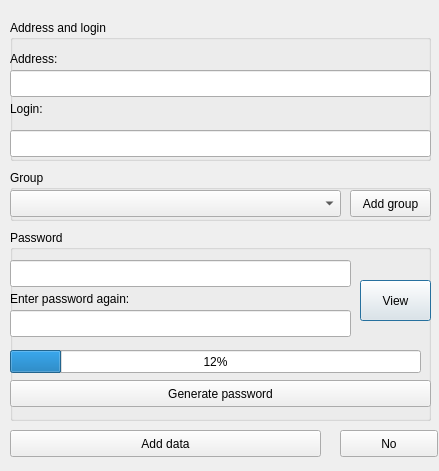
<?xml version="1.0" encoding="UTF-8"?>
<ui version="4.0">
 <class>Dialog</class>
 <widget class="QDialog" name="Dialog">
  <property name="geometry">
   <rect>
    <x>0</x>
    <y>0</y>
    <width>439</width>
    <height>471</height>
   </rect>
  </property>
  <property name="sizePolicy">
   <sizepolicy hsizetype="Fixed" vsizetype="Fixed">
    <horstretch>0</horstretch>
    <verstretch>0</verstretch>
   </sizepolicy>
  </property>
  <property name="minimumSize">
   <size>
    <width>439</width>
    <height>471</height>
   </size>
  </property>
  <property name="maximumSize">
   <size>
    <width>439</width>
    <height>471</height>
   </size>
  </property>
  <property name="windowTitle">
   <string>Add data to base</string>
  </property>
  <widget class="QGroupBox" name="groupBox">
   <property name="geometry">
    <rect>
     <x>10</x>
     <y>230</y>
     <width>421</width>
     <height>191</height>
    </rect>
   </property>
   <property name="title">
    <string>Password</string>
   </property>
   <widget class="QLineEdit" name="pwd">
    <property name="geometry">
     <rect>
      <x>0</x>
      <y>30</y>
      <width>341</width>
      <height>27</height>
     </rect>
    </property>
    <property name="echoMode">
     <enum>QLineEdit::Password</enum>
    </property>
   </widget>
   <widget class="QLineEdit" name="repwd">
    <property name="geometry">
     <rect>
      <x>0</x>
      <y>80</y>
      <width>341</width>
      <height>27</height>
     </rect>
    </property>
    <property name="echoMode">
     <enum>QLineEdit::Password</enum>
    </property>
   </widget>
   <widget class="QPushButton" name="view_pwd">
    <property name="geometry">
     <rect>
      <x>350</x>
      <y>50</y>
      <width>71</width>
      <height>41</height>
     </rect>
    </property>
    <property name="text">
     <string>View</string>
    </property>
   </widget>
   <widget class="QPushButton" name="generate">
    <property name="geometry">
     <rect>
      <x>0</x>
      <y>150</y>
      <width>421</width>
      <height>27</height>
     </rect>
    </property>
    <property name="text">
     <string>Generate password</string>
    </property>
   </widget>
   <widget class="QLabel" name="label">
    <property name="geometry">
     <rect>
      <x>0</x>
      <y>60</y>
      <width>151</width>
      <height>17</height>
     </rect>
    </property>
    <property name="text">
     <string>Enter password again:</string>
    </property>
   </widget>
   <widget class="QProgressBar" name="prBar">
    <property name="geometry">
     <rect>
      <x>0</x>
      <y>120</y>
      <width>411</width>
      <height>23</height>
     </rect>
    </property>
    <property name="maximum">
     <number>190</number>
    </property>
    <property name="value">
     <number>24</number>
    </property>
   </widget>
  </widget>
  <widget class="QGroupBox" name="groupBox_2">
   <property name="geometry">
    <rect>
     <x>10</x>
     <y>20</y>
     <width>421</width>
     <height>141</height>
    </rect>
   </property>
   <property name="title">
    <string>Address and login</string>
   </property>
   <widget class="QLineEdit" name="inet_addr">
    <property name="geometry">
     <rect>
      <x>0</x>
      <y>50</y>
      <width>421</width>
      <height>27</height>
     </rect>
    </property>
   </widget>
   <widget class="QLineEdit" name="login">
    <property name="geometry">
     <rect>
      <x>0</x>
      <y>110</y>
      <width>421</width>
      <height>27</height>
     </rect>
    </property>
   </widget>
   <widget class="QLabel" name="label_2">
    <property name="geometry">
     <rect>
      <x>0</x>
      <y>80</y>
      <width>66</width>
      <height>17</height>
     </rect>
    </property>
    <property name="text">
     <string>Login:</string>
    </property>
   </widget>
   <widget class="QLabel" name="label_3">
    <property name="geometry">
     <rect>
      <x>0</x>
      <y>30</y>
      <width>66</width>
      <height>17</height>
     </rect>
    </property>
    <property name="text">
     <string>Address:</string>
    </property>
   </widget>
  </widget>
  <widget class="QPushButton" name="add">
   <property name="geometry">
    <rect>
     <x>10</x>
     <y>430</y>
     <width>311</width>
     <height>27</height>
    </rect>
   </property>
   <property name="text">
    <string>Add data</string>
   </property>
  </widget>
  <widget class="QPushButton" name="ext">
   <property name="geometry">
    <rect>
     <x>340</x>
     <y>430</y>
     <width>98</width>
     <height>27</height>
    </rect>
   </property>
   <property name="text">
    <string>No</string>
   </property>
  </widget>
  <widget class="QGroupBox" name="groupBox_3">
   <property name="geometry">
    <rect>
     <x>10</x>
     <y>170</y>
     <width>421</width>
     <height>51</height>
    </rect>
   </property>
   <property name="title">
    <string>Group</string>
   </property>
   <widget class="QComboBox" name="cbb1">
    <property name="geometry">
     <rect>
      <x>0</x>
      <y>20</y>
      <width>331</width>
      <height>27</height>
     </rect>
    </property>
   </widget>
   <widget class="QPushButton" name="add_group">
    <property name="geometry">
     <rect>
      <x>340</x>
      <y>20</y>
      <width>81</width>
      <height>27</height>
     </rect>
    </property>
    <property name="text">
     <string>Add group</string>
    </property>
   </widget>
  </widget>
 </widget>
 <resources/>
 <connections>
  <connection>
   <sender>ext</sender>
   <signal>clicked()</signal>
   <receiver>Dialog</receiver>
   <slot>close()</slot>
   <hints>
    <hint type="sourcelabel">
     <x>388</x>
     <y>393</y>
    </hint>
    <hint type="destinationlabel">
     <x>219</x>
     <y>208</y>
    </hint>
   </hints>
  </connection>
 </connections>
</ui>
